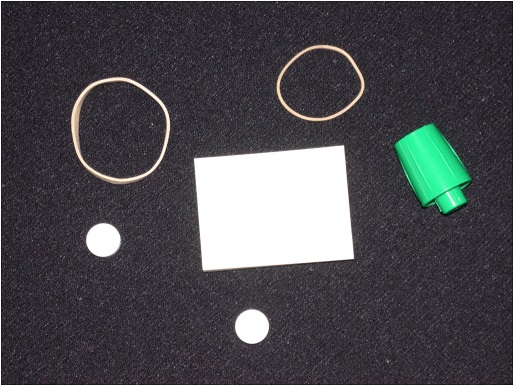
%> input picture img.jpg, 513 x 385 px
$ octave Code.m   (GNU Octave 9; MATLAB toolbox functions it lacks are replaced by stand-ins)
%> lines starting %> are read from the running program, lines starting %| are printed output that depends on the picture; in (x1, y1, x2, y2) boxes, pixels count from 0 and x2, y2 are one past the last pixel; in counts of white or black regions, pixels touching at a corner belong together; the program's own positions count from 1
RGB = imread('img.jpg');
%> RGB is the input picture: size 385x513x3 uint8; mean R, G, B 74.7, 74.4, 78.2
imshow(RGB)
I = rgb2gray(RGB);
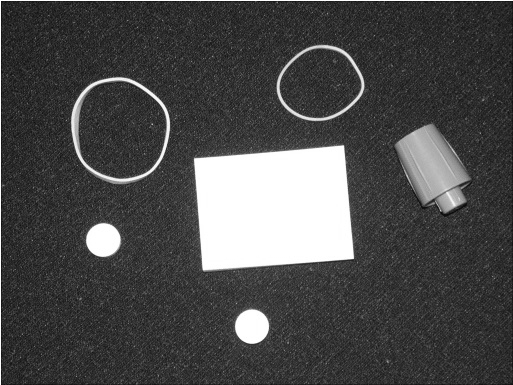
%> I: size 385x513 uint8; min 9, max 255, mean 74.9
bw = imbinarize(I);
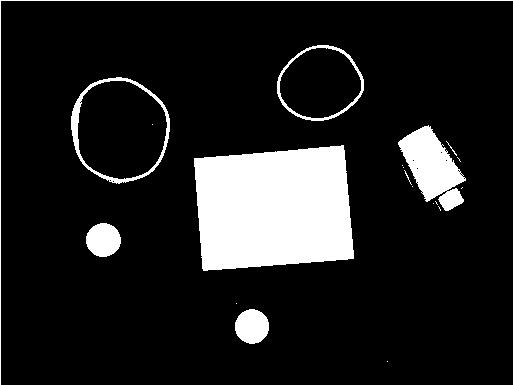
%> bw: size 385x513 logical; 12.7% white; 20 white regions (12 under 20 px), largest, box (x1, y1, x2, y2) and area: (194, 145, 354, 271) 17190, (398, 125, 466, 211) 3085, (71, 77, 170, 184) 1202
imshow(bw)
bw = bwareaopen(bw,30);
imshow(bw)
se = strel('disk',2);
bw = imclose(bw,se);
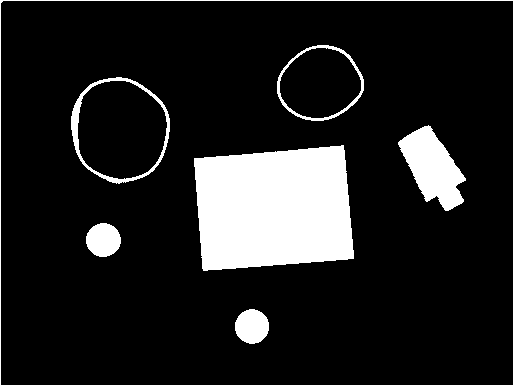
%> bw: size 385x513 logical; 12.7% white; 7 white regions, largest, box (x1, y1, x2, y2) and area: (194, 145, 354, 271) 17190, (398, 125, 466, 211) 3157, (71, 77, 170, 184) 1207
imshow(bw)
bw = imfill(bw,'holes');
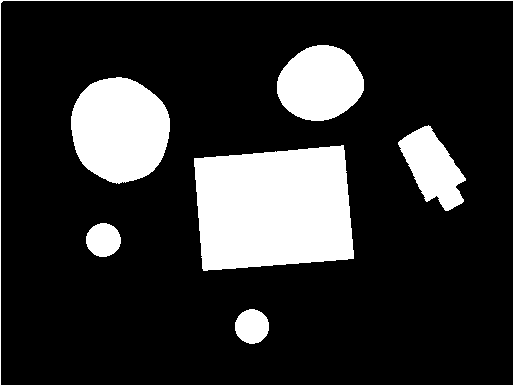
%> bw: size 385x513 logical; 18.4% white; 7 white regions, largest, box (x1, y1, x2, y2) and area: (194, 145, 354, 271) 17190, (71, 77, 170, 184) 8223, (277, 45, 364, 121) 5026
imshow(bw)
[B,L] = bwboundaries(bw,'noholes');
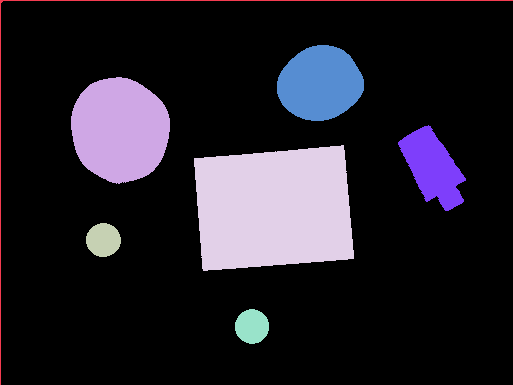
%> L: size 385x513 double; 8 distinct labels, from 0 to 7; one colour per label, 0 black
%> B = 7 boundaries; box (x1, y1, x2, y2) and points: (0, 0, 513, 385) 1790, (194, 145, 354, 271) 525, (71, 77, 170, 184) 291, (277, 45, 364, 121) 224, (398, 125, 466, 211) 214, (86, 223, 121, 257) 95, (235, 309, 269, 344) 95
imshow(label2rgb(L,@jet,[.5 .5 .5]))
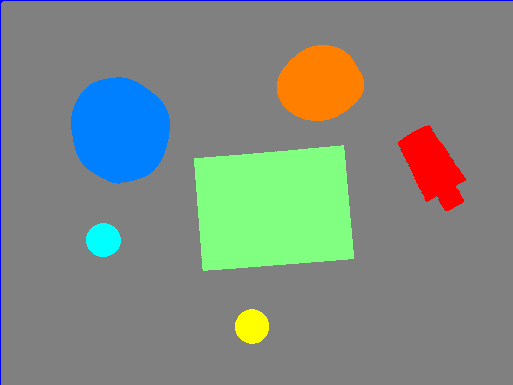
%> displayed picture: size 385x513x3, on the screen's scale of 0 to 255; mean R, G, B 127.3, 137.6, 128.6
hold on
for k = 1:length(B)
  boundary = B{k};
  plot(boundary(:,2),boundary(:,1),'w','LineWidth',2)
end
%> this loop made 7 passes
stats = regionprops(L,'Area','Centroid');
%> stats = 7 regions; Area and Centroid: 17190 [274.4 209.1], 8223 [120.5 130.3], 5026 [320.7 84.1], 3157 [433.3 168.1], 926 [252.5 327.1], 925 [103.9 240.6], 900 [146.9 83.1]

threshold = 0.94;

% loop over the boundaries
for k = 1:length(B)

  % obtain (X,Y) boundary coordinates corresponding to label 'k'
  boundary = B{k};

  % compute a simple estimate of the object's perimeter
  delta_sq = diff(boundary).^2;
  perimeter = sum(sqrt(sum(delta_sq,2)));

  % obtain the area calculation corresponding to label 'k'
  area = stats(k).Area;

  % compute the roundness metric
  metric = 4*pi*area/perimeter^2;

  % display the results
  metric_string = sprintf('%2.2f',metric);

  % mark objects above the threshold with a black circle
  if metric > threshold
    centroid = stats(k).Centroid;
    plot(centroid(1),centroid(2),'ko');
  end
  text(boundary(1,2)-35,boundary(1,1)+13,metric_string,'Color','y',...
       'FontSize',14,'FontWeight','bold')
end
%> this loop made 7 passes
%> (perimeter, area, metric, metric_string, centroid) on passes 3, 5: (110.6, 925, 0.951, '0.95', [103.9 240.6]), (110.6, 926, 0.952, '0.95', [252.5 327.1])
%> (perimeter, area, metric, metric_string) on passes 1, 2, 4, 6, 7: (1790.2, 900, 0.00353, '0.00'), (341.4, 8223, 0.887, '0.89'), (544.7, 17190, 0.728, '0.73'), (264, 5026, 0.906, '0.91'), (268.9, 3157, 0.549, '0.55')

title(['Metrics Closer to 1 Indicate that ',...
       'the Object is Approximately Round'])
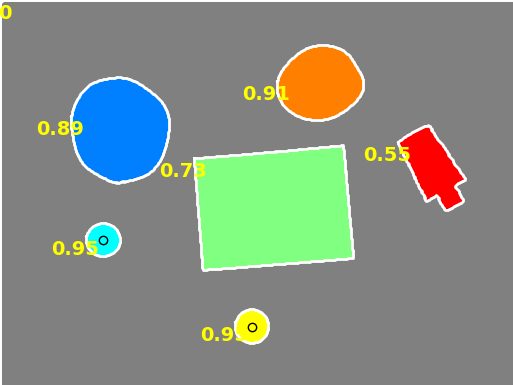
%> figure redrawn from the program's plot data; its title reads 'Metrics Closer to 1 Indicate that the Object is Approximately Round'
